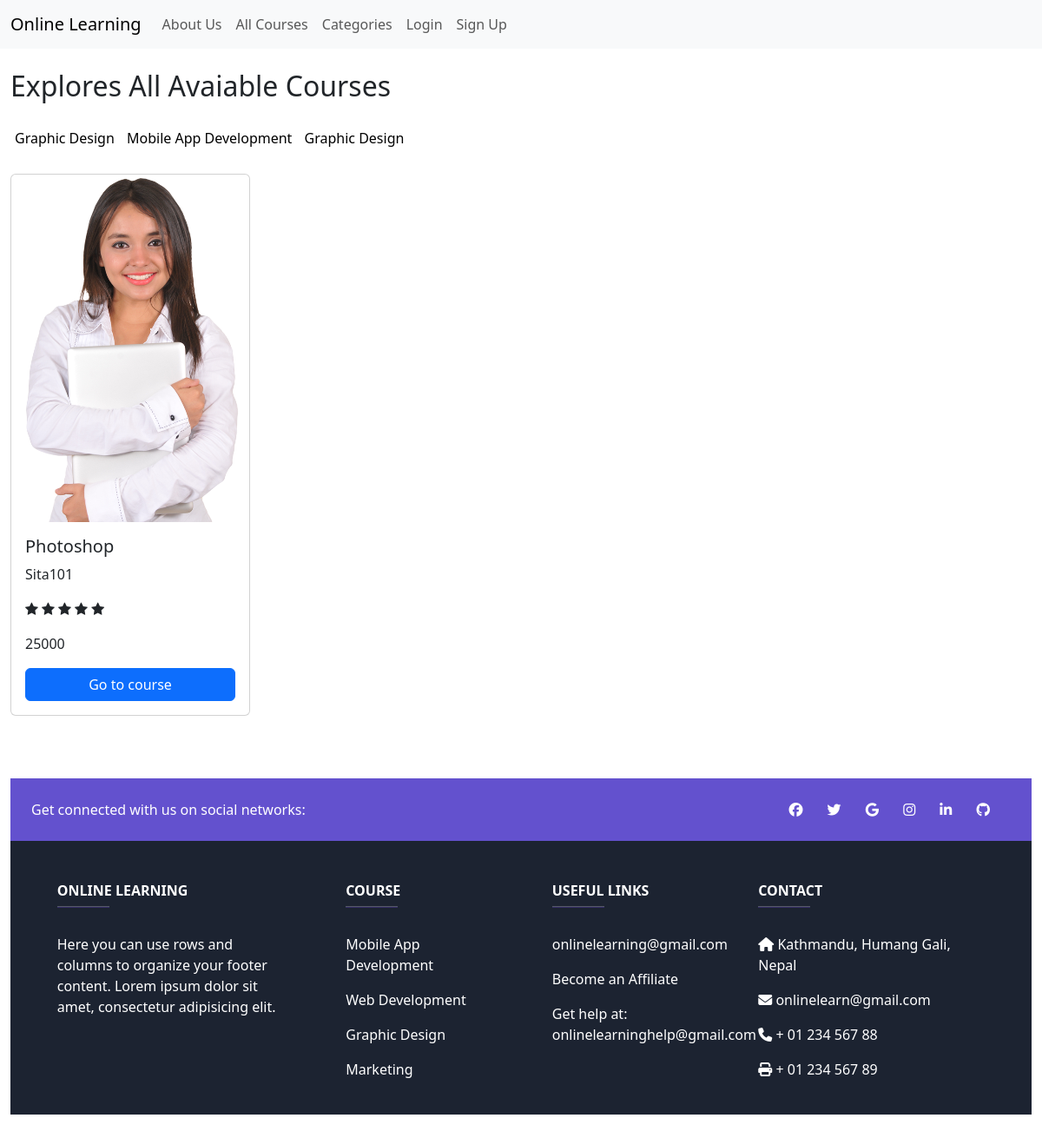
The app's page /, older data.
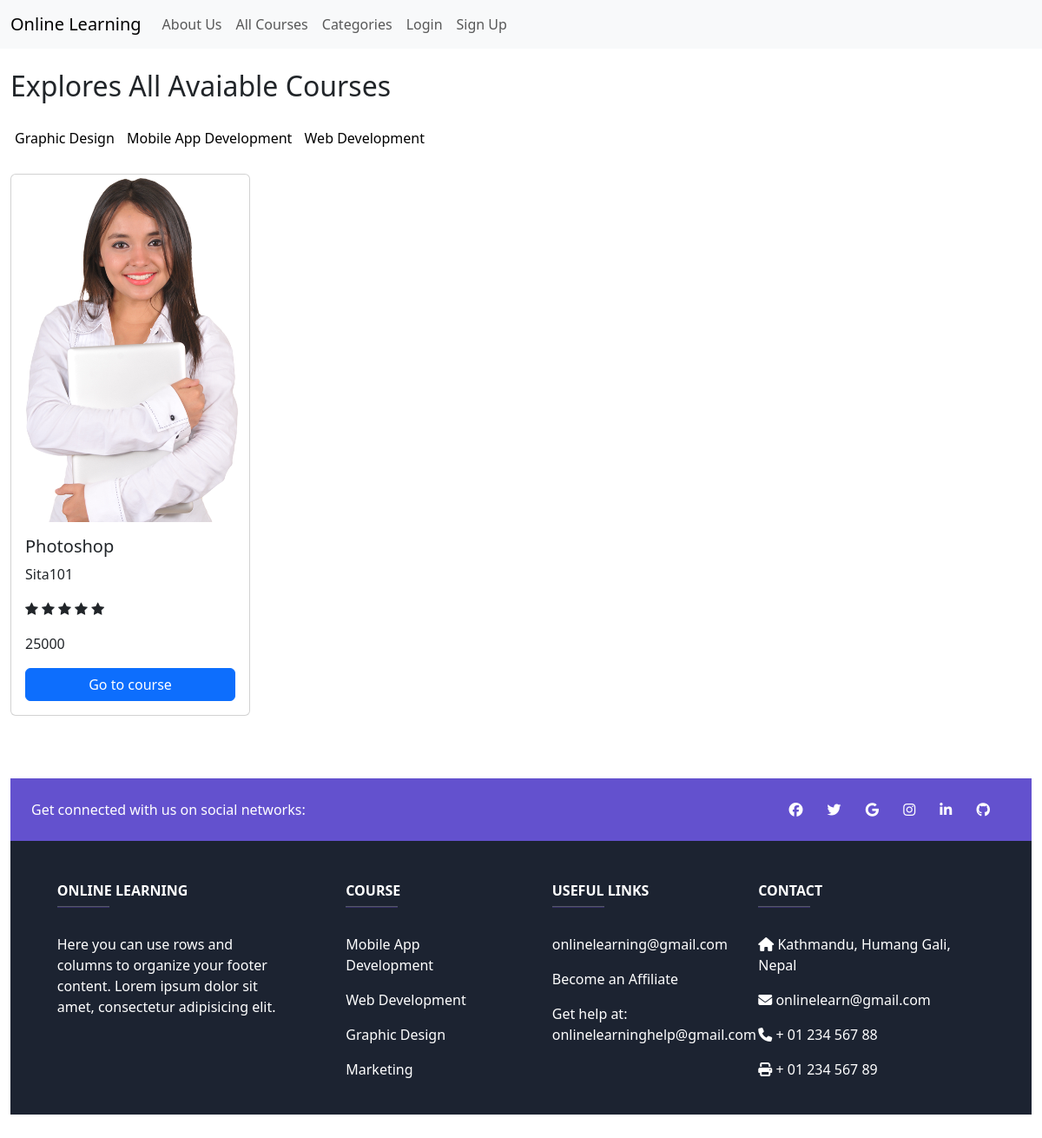
The same page, newer data.
### online_learning_app/models.py (models this page shows, shortened)
class Category(models.Model):
    cate_title = models.CharField(max_length=200)
    created_by = models.CharField(max_length=200, default="")

class Course(models.Model):
    created_by = models.CharField(max_length=200)
    course_image = models.ImageField(upload_to='course_image/')
    course_title = models.CharField(max_length=200)
    course_desc = models.CharField(max_length=200)
    category = models.ForeignKey(Category, on_delete=models.CASCADE)
    price = models.CharField(max_length=200)

### online_learning_app/views.py (the view)
# urls.py: 2. Add a URL to urlpatterns:  path('', views.home, name='home')
def home(request):
    courses = Course.objects.all()
    category = Category.objects.all()
    context = {
        'courses': courses,
        'category': category,
    }
    return render(request, 'online_learning_app/index.html', context=context)

### online_learning_app/templates/online_learning_app/index.html (shortened to what this page needs)
{% extends 'base.html' %}
{% load static %}
{% block content %}
<div class="container-fluid">
  <div class="row">
    <div class="col">
      <h2 class="my-4">Explores All Avaiable Courses</h2>
    </div>
  </div>
  <div class="row">
    <div class="col">
      <div class="tab">
        {% for category in category %}
        <button class="tablinks" data-tab="{{ category.cate_title }}">{{ category.cate_title }}</button>
        {% endfor %}
      </div>
    </div>
    {% for category in category %}
    <div class="container-fluid">
      <div class="row">
        <div class="col">
          <div id="{{ category.cate_title }}" class="tabcontent">
            <div class="row">
              {% for course in courses %}
              {% if course.category.cate_title == category.cate_title %}
              <div class="col-lg-3 col-md-4 col-sm-6 my-4">
                <div class="card">
                  <img class="card-img-top" src="{{ course.course_image.url }}" alt="Card image cap" />
                  <div class="card-body">
                    <h5 class="card-title">{{ course.course_title }}</h5>
                    <p class="author_name">{{ course.created_by }}</p>
                    <p>
                      <span class="fa fa-star checked"></span>
                      <span class="fa fa-star checked"></span>
                      <span class="fa fa-star checked"></span>
                      <span class="fa fa-star"></span>
                      <span class="fa fa-star"></span>
                    </p>
                    <p>{{ course.price }}</p>
                    <a href="{% url 'details_page' course.id %}" class="btn btn-primary text-center"
                      style="width: 100%;">Go to course</a>
                  </div>
                </div>
              </div>
              {% endif %}
              {% endfor %}
            </div>
          </div>
        </div>
      </div>
    </div>
    {% endfor %}
  </div>
</div>
{% endblock %}

Row changes from the older to the newer data that the page shows:
removed Category: cate_title "Graphic Design", shown under "Explores All Avaiable Courses"
added Category: cate_title "Web Development", shown under "Explores All Avaiable Courses"
